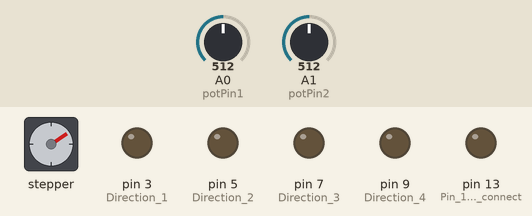
This sketch was run on a simulated Arduino Uno, built with avr-gcc and run on an emulated ATmega328P. Parts: stepper motor, output pins drawn as LEDs (lit = HIGH). Wiring (inferred from the names in the program): stepper motor (2048 steps per turn assumed): coils pin 2, pin 4, pin 6, pin 8. Dashed ring = blinking. The test bench sets the inputs (shaded band); at power-on: A0 (potPin1) = 512, A1 (potPin2) = 512. Pins used as bus, display or sensor lines are not drawn.

Above: at 3.2 s.
3.3 s: A0 (potPin1) set to 716
At 3.7 s:
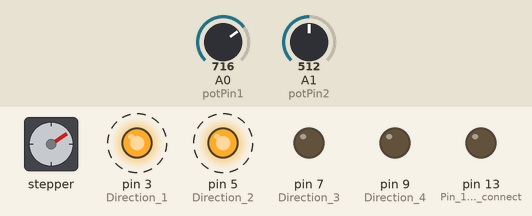
6.3 s: A0 (potPin1) set to 900
At 7.36 s:
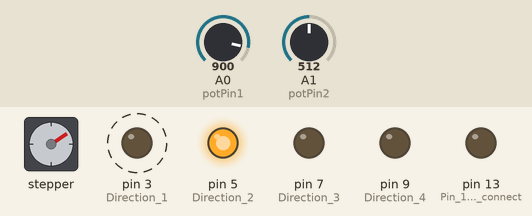
At 8.58 s:
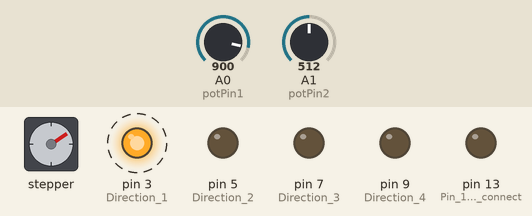
9.3 s: A1 (potPin2) set to 70
12.3 s: A1 (potPin2) set to 1023
Timing chart, 0 to 16.3 s (numbered marks = the images above; inputs shaded):
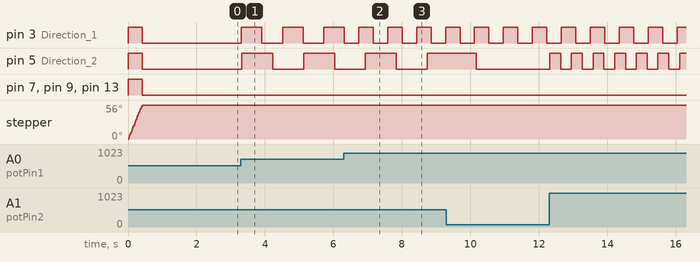

The sketch:

poppy_simple.ino
```cpp
#include <TimerOne.h>

boolean firstRun = true; // Used for one-run-only stuffs

// First pin being used for floppies, and the last pin.  Used for looping over all pins.
const byte FIRST_PIN = 2;
const byte PIN_MAX = 17;
const byte potPin1 = A0;
const byte potPin2 = A1;

#define RESOLUTION 40 // Microsecond resolution for notes.

int potVal1 = 0;
int potMap1 = 0;
int potVal2 = 0;
int potMap2 = 0;

/*NOTE: Many of the arrays below contain unused indexes.  This is
 to prevent the Arduino from having to convert a pin input to an alternate
 array index and save as many cycles as possible.  In other words information
 for pin 2 will be stored in index 2, and information for pin 4 will be
 stored in index 4.*/

//Array containing all periods we are interested in using. 0-48
const int microPeriods[] = {
        0,
        30578, 28861, 27242, 25713, 24270, 22909, 21622, 20409, 19263, 18182, 17161, 16198, //C1 - B1
        15289, 14436, 13621, 12856, 12135, 11454, 10811, 10205, 9632, 9091, 8581, 8099, //C2 - B2
        7645, 7218, 6811, 6428, 6068, 5727, 5406, 5103, 4816, 4546, 4291, 4050, //C3 - B3
        //3823, 3609, 3406, 3214, 3034, 2864, 2703, 2552, 2408, 2273, 2146, 2025, //C4 - B4
};

/*An array of maximum track positions for each step-control pin.  Even pins
 are used for control, so only even numbers need a value here.  3.5" Floppies have
 80 tracks, 5.25" have 50.  These should be doubled, because each tick is now
 half a position (use 158 and 98).
 */
byte MAX_POSITION[] = {
  0,0,158,0,158,0,158,0,158,0,158,0,158,0,158,0,158,0};

//Array to track the current position of each floppy head.  (Only even indexes (i.e. 2,4,6...) are used)
byte currentPosition[] = {
  0,0,0,0,0,0,0,0,0,0,0,0,0,0,0,0,0,0,0};

/*Array to keep track of state of each pin.  Even indexes track the control-pins for toggle purposes.  Odd indexes
 track direction-pins.  LOW = forward, HIGH=reverse
 */
int currentState[] = {
  0,0,LOW,LOW,LOW,LOW,LOW,LOW,LOW,LOW,LOW,LOW,LOW,LOW,LOW,LOW,LOW,LOW
};

//Current period assigned to each pin.  0 = off.  Each period is of the length specified by the RESOLUTION
//variable above.  i.e. A period of 10 is (RESOLUTION x 10) microseconds long.
unsigned int currentPeriod[] = {
  0,0,0,0,0,0,0,0,0,0,0,0,0,0,0,0,0,0
};

//Current tick
unsigned int currentTick[] = {
  0,0,0,0,0,0,0,0,0,0,0,0,0,0,0,0,0,0
};


//Setup pins (Even-odd pairs for step control and direction
void setup(){
  pinMode(13, OUTPUT);// Pin 13 has an LED connected on most Arduino boards
  pinMode(2, OUTPUT); // Step control 1
  pinMode(3, OUTPUT); // Direction 1
  pinMode(4, OUTPUT); // Step control 2
  pinMode(5, OUTPUT); // Direction 2
  pinMode(6, OUTPUT); // Step control 3
  pinMode(7, OUTPUT); // Direction 3
  pinMode(8, OUTPUT); // Step control 4
  pinMode(9, OUTPUT); // Direction 4

  pinMode(potPin1, INPUT); // Potentiometer pin 1
  pinMode(potPin2, INPUT); // Potentiometer pin 2

  Timer1.initialize(RESOLUTION); // Set up a timer at the defined resolution.

  Timer1.attachInterrupt(tick); // Attach the tick function

  Serial.begin(9600);
}

void loop(){

  // The first loop, reset all the drives, and wait 2 seconds...
  if (firstRun)
  {
    firstRun = false;
    resetAll();
    delay(2000);
  }

  // Reading current potentiometer values.
  potVal1 = analogRead(potPin1);
  potVal2 = analogRead(potPin2);

  // Converting current potentiometer values to a number between 0-36.
  potMap1 = constrain(map(potVal1, 0, 1023, 0, 36), 0, 36);
  potMap2 = constrain(map(potVal2, 0, 1023, 0, 36), 0, 36);

  // May be activated to find if the potentiometers are perforing correctly.
  //Serial.print("Pot1: ");
  //Serial.print(potVal1);
  //Serial.print(" Pot2: ");
  //Serial.println(potVal2);

  // Assign the proper tone from the array to the drive corresponding to the potentiometer.
  currentPeriod[2] = (microPeriods[potMap1])/(RESOLUTION*2);
  currentPeriod[4] = (microPeriods[potMap2])/(RESOLUTION*2);

   /*
   Current period assigned to each pin.  0 = off.  Each period is of the length specified by the RESOLUTION
   variable above.  i.e. A period of 10 is (RESOLUTION x 10) microseconds long.
   */
}

// Called by the timer inturrupt at the specified resolution.
void tick()
{
   /*
   If there is a period set for control pin 2, count the number of
   ticks that pass, and toggle the pin if the current period is reached.
   */

  if (currentPeriod[2]>0){
    currentTick[2]++;
    if (currentTick[2] >= currentPeriod[2]){
      togglePin(2,3);
      currentTick[2]=0;
    }
  }
  if (currentPeriod[4]>0){
    currentTick[4]++;
    if (currentTick[4] >= currentPeriod[4]){
      togglePin(4,5);
      currentTick[4]=0;
    }
  }
  if (currentPeriod[6]>0){
    currentTick[6]++;
    if (currentTick[6] >= currentPeriod[6]){
      togglePin(6,7);
      currentTick[6]=0;
    }
  }
  if (currentPeriod[8]>0){
    currentTick[8]++;
    if (currentTick[8] >= currentPeriod[8]){
      togglePin(8,9);
      currentTick[8]=0;
    }
  }
  if (currentPeriod[10]>0){
    currentTick[10]++;
    if (currentTick[10] >= currentPeriod[10]){
      togglePin(10,11);
      currentTick[10]=0;
    }
  }
  if (currentPeriod[12]>0){
    currentTick[12]++;
    if (currentTick[12] >= currentPeriod[12]){
      togglePin(12,13);
      currentTick[12]=0;
    }
  }
  if (currentPeriod[14]>0){
    currentTick[14]++;
    if (currentTick[14] >= currentPeriod[14]){
      togglePin(14,15);
      currentTick[14]=0;
    }
  }
  if (currentPeriod[16]>0){
    currentTick[16]++;
    if (currentTick[16] >= currentPeriod[16]){
      togglePin(16,17);
      currentTick[16]=0;
    }
  }
}

void togglePin(byte pin, byte direction_pin) {

  //Switch directions if end has been reached
  if (currentPosition[pin] >= MAX_POSITION[pin]) {
    currentState[direction_pin] = HIGH;
    digitalWrite(direction_pin,HIGH);
  }
  else if (currentPosition[pin] <= 0) {
    currentState[direction_pin] = LOW;
    digitalWrite(direction_pin,LOW);
  }

  //Update currentPosition
  if (currentState[direction_pin] == HIGH){
    currentPosition[pin]--;
  }
  else {
    currentPosition[pin]++;
  }

  //Pulse the control pin
  digitalWrite(pin,currentState[pin]);
  currentState[pin] = ~currentState[pin];
}


//
//// UTILITY FUNCTIONS
//

//Not used now, but good for debugging...
void blinkLED(){
  digitalWrite(13, HIGH); // set the LED on
  delay(250);              // wait for a 0,250 seconds
  digitalWrite(13, LOW);
}

//For a given controller pin, runs the read-head all the way back to 0
void reset(byte pin)
{
  digitalWrite(pin+1,HIGH); // Go in reverse
  for (byte s=0;s<MAX_POSITION[pin];s+=2){ //Half max because we're stepping directly (no toggle)
    digitalWrite(pin,HIGH);
    digitalWrite(pin,LOW);
    delay(5);
  }
  currentPosition[pin] = 0; // We're reset.
  digitalWrite(pin+1,LOW);
  currentPosition[pin+1] = 0; // Ready to go forward.
}

//Resets all the pins
void resetAll(){

  // Old one-at-a-time reset
  //for (byte p=FIRST_PIN;p<=PIN_MAX;p+=2){
  //  reset(p);
  //}

  //Stop all notes (don't want to be playing during/after reset)
  for (byte p=FIRST_PIN;p<=PIN_MAX;p+=2){
    currentPeriod[p] = 0; // Stop playing notes
  }

  // New all-at-once reset
  for (byte s=0;s<80;s++){ // For max drive's position
    for (byte p=FIRST_PIN;p<=PIN_MAX;p+=2){
      digitalWrite(p+1,HIGH); // Go in reverse
      digitalWrite(p,HIGH);
      digitalWrite(p,LOW);
    }
    delay(5);
  }

  for (byte p=FIRST_PIN;p<=PIN_MAX;p+=2){
    currentPosition[p] = 0; // We're reset.
    digitalWrite(p+1,LOW);
    currentState[p+1] = 0; // Ready to go forward.
  }

}
```

Measured:
- after the input at 3.3 s, pin 3 (Direction_1): alternates HIGH for 0.60 s and LOW for 0.60 s, starting after 0.61 s
- after the input at 6.3 s, pin 3 (Direction_1): alternates HIGH for 0.42 s and LOW for 0.42 s, starting after 0.43 s
- by itself, pin 5 (Direction_2): alternates HIGH for 0.32 s and LOW for 0.32 s
- by itself, stepper: turns 56° clockwise in 0.39 s
